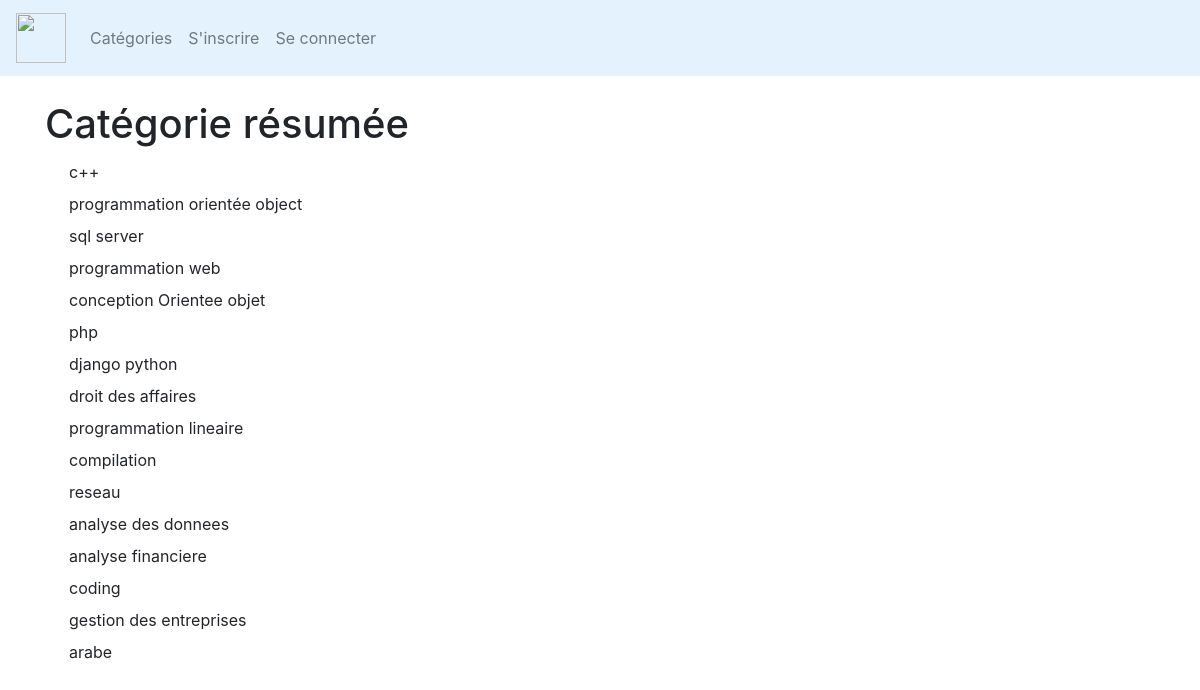
/categories_list, run on an earlier commit of the app's database.
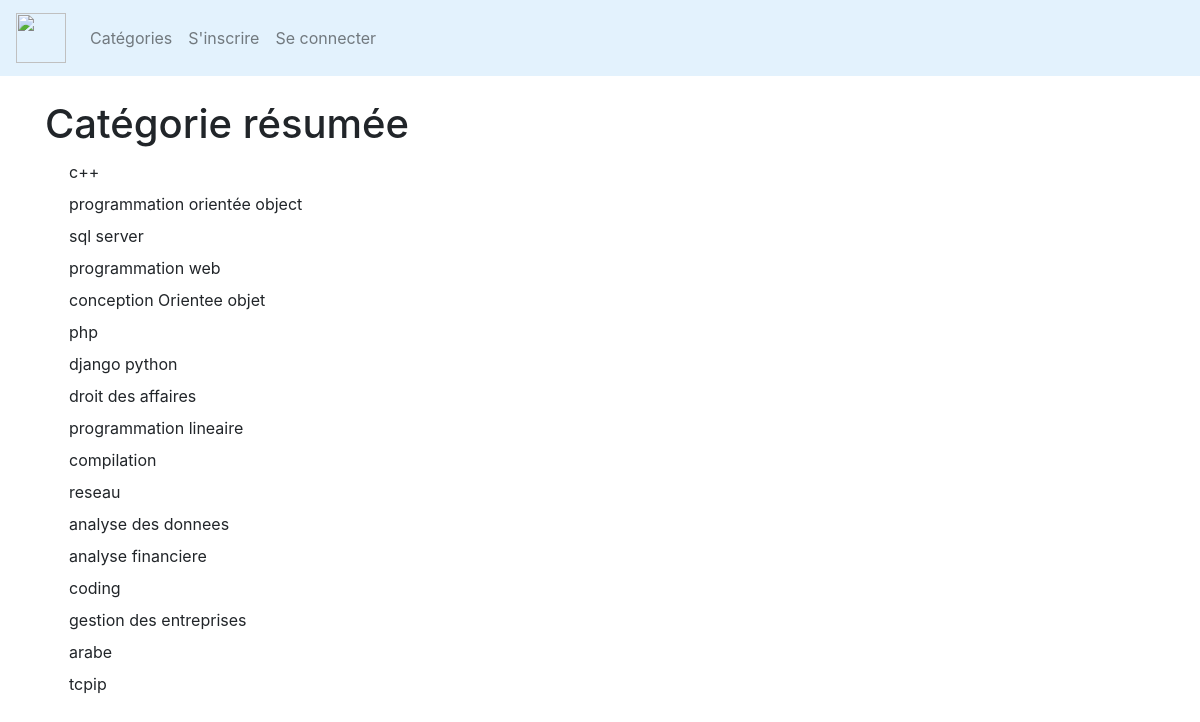
And on a later commit of the database.
### LeBlog/models.py (models this page shows, shortened)
class Categorie(models.Model):
        name = models.CharField(max_length=255)
        def __str__(self):
            return self.name

### LeBlog/views.py (the view)
# urls.py: path('categories_list', CategoryListView, name='categories_list'),
def CategoryListView(request):
    cat_menu_list = Categorie.objects.all()
    return render(request, 'cat_menu_list.html', {'cat_menu_list': cat_menu_list})

### LeBlog/templates/cat_menu_list.html (shortened to what this page needs)
{% extends 'base.html' %}
{% block content %}
<h1>Catégorie résumée</h1>
          {%for item in cat_menu_list %}
          <a class="dropdown-item" href="{% url 'categorie' item|slugify %}">{{ item }}</a>
          {%endfor%}
{% endblock %}

What changed in the data, as far as the page shows it:
added Categorie: name "tcpip"
